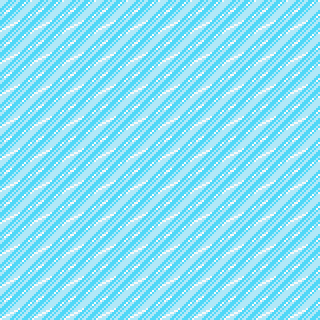

Tiled map render using the project's own tile images. Description and the map definition, with tile-layer contents summarised, below:
An orthogonal 10x10 tile map with 32x32 px tiles, 1 tile layer (Tile Layer 1).

<map version="1.0" orientation="orthogonal" renderorder="right-down" width="10" height="10" tilewidth="32" tileheight="32" nextobjectid="1">
 <tileset firstgid="1" name="ice_path_tileset_by_piacarrot-d6hslib" tilewidth="32" tileheight="32" tilecount="72">
  <image source="ice_path_tileset_by_piacarrot-d6hslib.png" width="256" height="288" />
 </tileset>
 <layer name="Tile Layer 1" width="10" height="10">
  <data>[100 cells, 100 non-empty, 1 distinct tile ids]</data>
 </layer>
</map>
